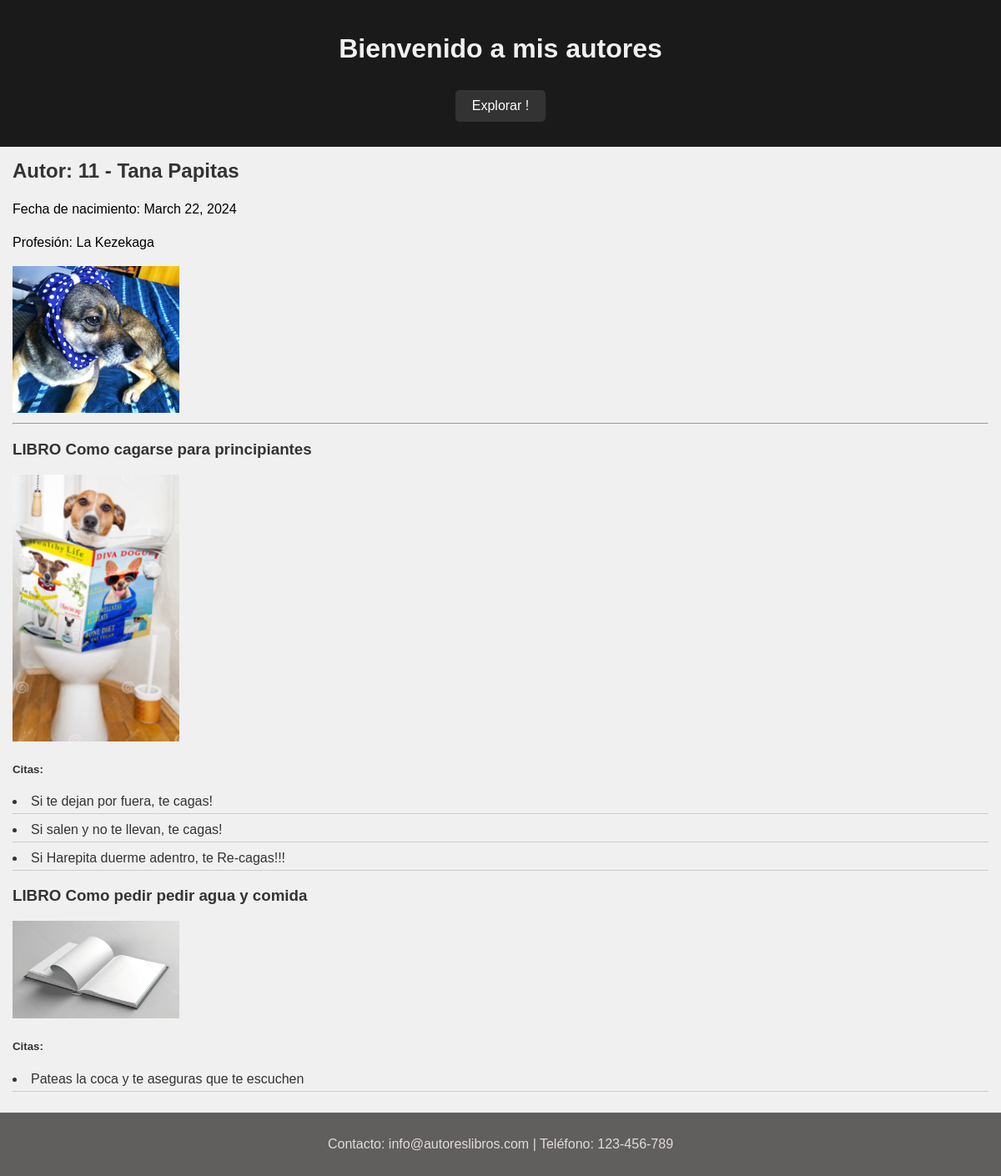
Page /autor/11 on the committed database.
### App1/models.py (models this page shows, shortened)
class AutorDb(models.Model):
    nombre = models.CharField(max_length=75, verbose_name="Nombre")
    fecha_nacimiento = models.DateField(verbose_name="Fecha Nacimiento", null=False, blank=False)
    fecha_fallecimiento = models.DateField(verbose_name="Fecha Fallecimiento", null=True, blank=True)
    profesion = models.CharField(verbose_name="Profesion", max_length=50, null=False, blank=False)
    nacionalidad = models.CharField(verbose_name="Nacionalidad", max_length=50 )
    imagen = models.ImageField(upload_to='imagenes/', verbose_name="Imagen Autor", null=True, blank=True)
    class Meta:
        db_table = "Autores"
        verbose_name = "Autor"
        verbose_name_plural = "Autores"

class LibroDb(models.Model):
    nombre = models.CharField(verbose_name="Nombre Libro", max_length=50)
    editorial = models.CharField(verbose_name="Editorial", max_length=50)
    fecha_publicacion = models.DateField(verbose_name="Fecha publicacion")
    autor_fk = models.ForeignKey(AutorDb, on_delete=models.CASCADE)
    imagen = models.ImageField(upload_to='imagenes/', verbose_name="Imagen libro", null=True, blank=True)
    class Meta:
        verbose_name = "Libro"
        verbose_name_plural = "Libros"

class FraseDb(models.Model):
    cita = models.TextField(verbose_name="Cita", max_length=400)
    Libro_fk = models.ForeignKey(LibroDb, on_delete=models.CASCADE)
    class Meta:
        verbose_name = "Frase"
        verbose_name_plural = "Frases"

### App1/views.py (the view)
# urls.py: path('autor/<int:autor_id>', AutorView)
def AutorView(request, autor_id):
    autor = get_object_or_404(AutorDb, id=autor_id)
    lista_libros = LibroDb.objects.filter(autor_fk=autor)
    return render(
        request,
        "autor.html",
        {
            "autor": autor,
            "lista_libros": lista_libros,
        }
    )

### App1/templates/autor.html (shortened to what this page needs)
{% load static %}
<!DOCTYPE html>
<html lang="en">
    <head>
        <link rel="stylesheet" href="{% static 'estilos_autor.css' %}">
    </head>
    <body>
        <div class="header">
            <h1>Bienvenido a mis autores</h1>
            <a href="/" class="btn">Explorar !</a>
        </div>
        <div class="info">
            <div class="autor_info">
                <h2>Autor: {{ autor.id }} - {{ autor.nombre }}</h2>
                <p>Fecha de nacimiento: {{ autor.fecha_nacimiento }}</p>
                <p>Profesión: {{ autor.profesion }}</p>
            </div>
            {% if autor.imagen %}
                <img src="{% static autor.imagen.url %}" alt="{{ autor.nombre }}">
            {% else %}
                <img src="{% static 'imagenes/sin_foto.png' %}" alt="{{ autor.nombre }}">
            {% endif %}
            <hr>
            {% for libro in lista_libros %}
                <h3>LIBRO {{ libro.nombre }}</h3>
                {% if libro.imagen %}
                    <img src="{% static libro.imagen.url %}" alt="{{ libro.nombre }}">
                {%else%}
                    <img src="{% static 'imagenes/sin_contenido.png' %}" alt="{{ libro.nombre }}">
                {% endif %}
                <h5>Citas:</h5>
                {% for frases in libro.frasedb_set.all %}
                    <li>{{ frases.cita }}</li>
                {% endfor %}
            {% endfor %}
        </div>
        <footer>
            <p>Contacto: info@autoreslibros.com | Teléfono: 123-456-789</p>
        </footer>
    </body>
</html>

### App1/static/estilos_autor.css (style rules this page uses)
body { font-family: 'Arial', sans-serif; background-color: #f0f0f0; color: #333; margin: 0; padding: 0; min-height: 100vh; display: flex; flex-direction: column; }
h1 { color: #f3f0f0; font-size: 2em; text-align: center; margin-top: 20px; }
h2 { color: #333; font-size: 1.5em; margin-top: 0%; }
p { color: #e1dcdc; line-height: 1.5; }
li { margin-bottom: 10px; border-bottom: 1px solid #ccc; padding-bottom: 5px; }
footer { background-color: #615e5e; color: #fff; text-align: center; margin-top: auto; padding: 10px 0; bottom: 0; width: 100%; }
img { width: 200px; height: auto; }
.autor_info p { color: black }
.info { padding: 15px; }
.header { background-color: #1a1a1a; color: #fff; text-align: center; padding: 20px 0; }
.btn { background-color: #333; color: #fff; padding: 10px 20px; text-decoration: none; display: inline-block; margin: 10px; border-radius: 5px; }

### rows in the picture
AutorDb: id "11", nombre "Tana Papitas", fecha_nacimiento "March 22, 2024", profesion "La Kezekaga", imagen (picture)
LibroDb: nombre "Como cagarse para principiantes", imagen (picture)
FraseDb: cita "Si te dejan por fuera, te cagas!"
FraseDb: cita "Si salen y no te llevan, te cagas!"
FraseDb: cita "Si Harepita duerme adentro, te Re-cagas!!!"
LibroDb: nombre "Como pedir pedir agua y comida"
FraseDb: cita "Pateas la coca y te aseguras que te escuchen"
